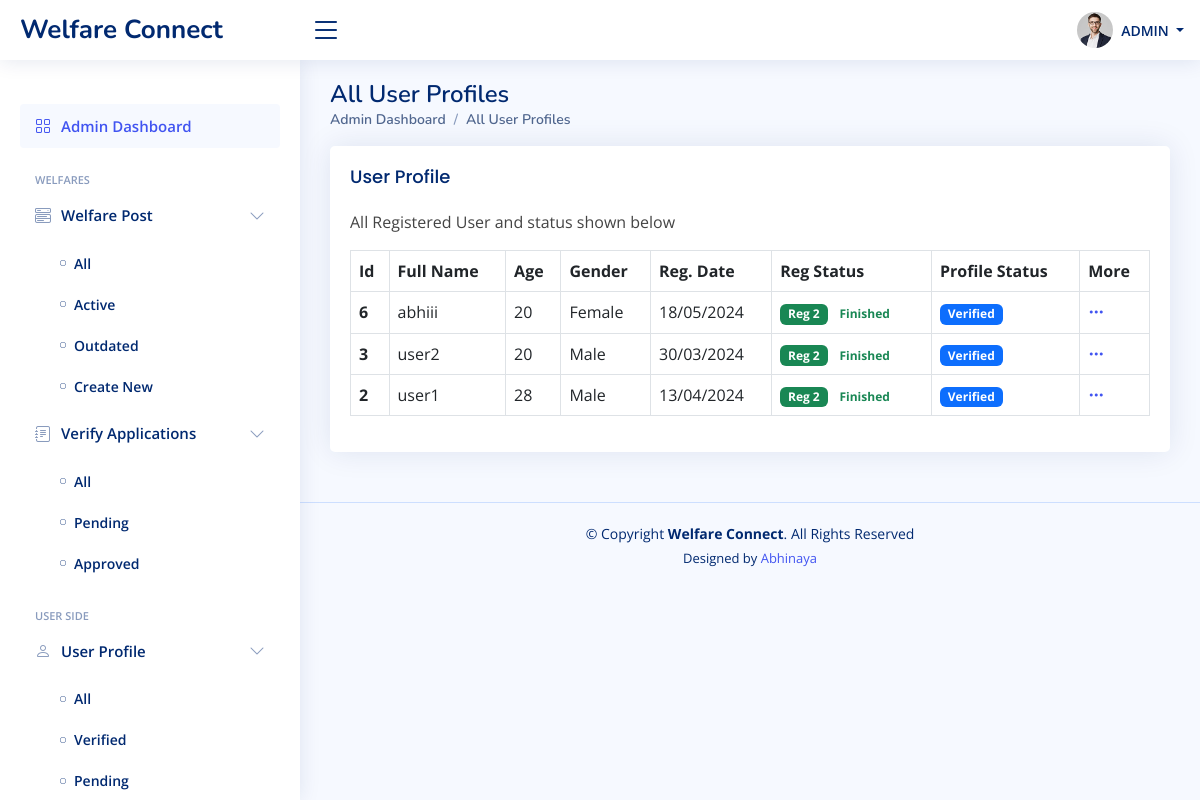
Before: /app_admin/user_profile_All/ (signed in) with the older database file.
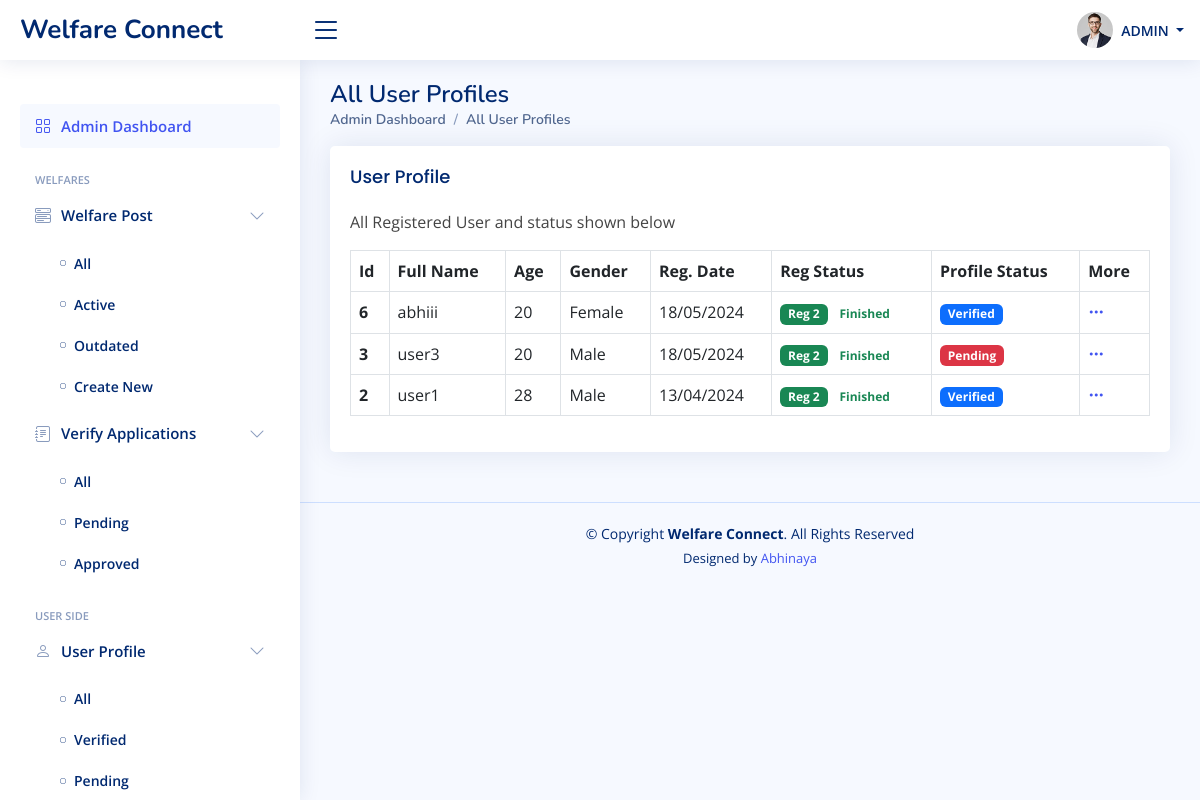
After: the same page with the newer database file.
### UserApp/models.py (models this page shows, shortened)
class CustomUser(AbstractUser):
   aadhar_no = models.CharField(max_length=12, unique=True)
   profile_img = models.ImageField(upload_to='profile_images/', blank=True, null=True)
   full_name = models.CharField(max_length=100, blank=True, null=True, default="")
   dob = models.DateField(blank=True, null=True, default=None)
   age = models.IntegerField(blank=True, null=True, default=0)
   GENDER_CHOICES = [
      ('M', 'Male'),
      ('F', 'Female'),
      ('O', 'Other'),
   ]
   gender = models.CharField(max_length=1, choices = GENDER_CHOICES, blank=True, null=True, default="")
   address = models.TextField(max_length=100, blank=True, null=True,)
   mobile_no = models.CharField(max_length=100, blank=True, null=True, default="")
   aadhar_img = models.ImageField(upload_to='aadhar_images/', blank=True, null=True)
   father = models.CharField(max_length=100, blank=True, null=True, default="")
   mother = models.CharField(max_length=255, blank=True, null=True, default="")
   MARITAL_STATUS_CHOICES = [
      ('S', 'Single'),
      ('M', 'Married'),
   ]
   marital_status = models.CharField(max_length=1, choices = MARITAL_STATUS_CHOICES, blank=True, null=True, default="")
   children_no = models.IntegerField(blank=True, null=True, default=0)
   EMPLOYMENT_STATUS_CHOICES = [
      ('Emp', 'Employed'),
      ('Unemp', 'Unemployed'),
      ('Self-emp', 'Self-employed'),
      ('Stud', 'Student'),
      ('Ret', 'Retired'),
   ]
   employment_status = models.CharField(max_length=10, choices=EMPLOYMENT_STATUS_CHOICES, blank=True, null=True, default="")
   OCCUPATION_CHOICES = [
        ('Government_Employee', 'Government Employee'),
        ('Accountant', 'Accountant'),
        ('Actor/Actress', 'Actor/Actress'),
        ('Architect', 'Architect'),
        ('Artist', 'Artist'),
        ('Baker', 'Baker'),
        ('Banker', 'Banker'),
        ('Barista', 'Barista'),
        ('Bartender', 'Bartender'),
        ('Biologist', 'Biologist'),
        ('Carpenter', 'Carpenter'),
        ('Chef', 'Chef'),
        ('Cleaner', 'Cleaner'),
        ('Computer_Programmer', 'Computer Programmer'),
        ('Dentist', 'Dentist'),
        ('Doctor', 'Doctor'),
        ('Electrician', 'Electrician'),
        ('Engineer', 'Engineer'),
        ('Farmer', 'Farmer'),
        ('Firefighter', 'Firefighter'),
        ('Fisherman', 'Fisherman'),
        ('Flight_Attendant', 'Flight Attendant'),
        ('Graphic_Designer', 'Graphic Designer'),
        ('Hairdresser', 'Hairdresser'),
        ('Journalist', 'Journalist'),
        ('Lawyer', 'Lawyer'),
        ('Librarian', 'Librarian'),
        ('Mechanic', 'Mechanic'),
        ('Musician', 'Musician'),
        ('Nurse', 'Nurse'),
        ('Pharmacist', 'Pharmacist'),
        ('Photographer', 'Photographer'),
        ('Pilot', 'Pilot'),
        ('Plumber', 'Plumber'),
        ('Police_Officer', 'Police Officer'),
        ('Professor', 'Professor'),
        ('Psychologist', 'Psychologist'),
        ('Real_Estate_Agent', 'Real Estate Agent'),
        ('Receptionist', 'Receptionist'),
        ('Scientist', 'Scientist'),
        ('Software_Developer', 'Software Developer'),
        ('Teacher', 'Teacher'),
        ('Truck_Driver', 'Truck Driver'),
        ('Veterinarian', 'Veterinarian'),
        ('Waiter/Waitress', 'Waiter/Waitress'),
        ('Writer', 'Writer'),
    ]
   occupation = models.CharField(max_length=100, choices=OCCUPATION_CHOICES, blank=True, null=True, default="")
   monthly_income = models.FloatField(blank=True, null=True, default=0)
   EDUCATION_CHOICES = [
        ('Primary', 'Primary School'),
        ('Secondary', 'Secondary School'),
        ('High', 'High School'),
        ('Dip', 'Diploma'),
        ("Bachelors", "Bachelor's Degree"),
        ("Masters", "Master's Degree"),
        ('Doctorate', 'Doctorate'),
    ]
   highest_education = models.CharField(max_length=15, choices=EDUCATION_CHOICES, blank=True, null=True, default="")
   highest_education_mark = models.FloatField(blank=True, null=True, default=0)
   CASTE_CHOICES = [
        ('SC', 'Scheduled Caste (SC)'),
        ('ST', 'Scheduled Tribe (ST)'),
        ('OBC', 'Other Backward Class (OBC)'),
        ('General', 'General'),
        ('Prefer_not_to_say', 'Prefer not to say'),
    ]
   caste = models.CharField(max_length=20, choices=CASTE_CHOICES, blank=True, null=True, default="")
   RELIGION_CHOICES = [
        ('Hin', 'Hinduism'),
        ('Isl', 'Islam'),
        ('Chr', 'Christianity'),
        ('Sik', 'Sikhism'),
        ('Bud', 'Buddhism'),
        ('Jai', 'Jainism'),
    ]
   religion = models.CharField(max_length=15, choices=RELIGION_CHOICES, blank=True, null=True, default="")
   DISABILITY_CHOICES = [
        ('Yes', 'Yes'),
        ('No', 'No'),
    ]
   has_disabilities = models.CharField(max_length=3, choices=DISABILITY_CHOICES, blank=True, null=True, default="")
   disabilities_specify = models.CharField(max_length=255, blank=True, null=True, default="_")
   bank_name = models.CharField(max_length=255, blank=True, null=True, default="")
   account_number = models.CharField(max_length=50, blank=True, null=True, default="")
   ifsc_code = models.CharField(max_length=20, blank=True, null=True, default="")
   identity_img = models.FileField(upload_to='identity_images/', blank=True, null=True )
   verified_flag = models.BooleanField(default=False)
   profile_updated_flag = models.BooleanField(default=False)
   reg_date = models.DateTimeField(auto_now_add=True)

### AdminApp/views.py (the view)
# urls.py: path('user_profile_All/', views.UserProfileAllView, name='user_profile_All'),
@login_required(login_url='login')
def UserProfileAllView(request):
    data = CustomUser.objects.all().order_by('-id')
    context = {
        'data' : data,
    }
    html = 'AdminApp/UserProfile-All.html'
    return render(request, html, context)

### AdminApp/Templates/AdminApp/UserProfile-All.html (shortened to what this page needs)
{% extends 'Base.html' %}
{% load static %}
{% block main-content %}
{% if user.is_authenticated and user.is_superuser %}
<main id="main" class="main">
   <div class="pagetitle">
      <h1>All User Profiles</h1>
      <nav>
         <ol class="breadcrumb">
            <li class="breadcrumb-item active">Admin Dashboard</li>
            <li class="breadcrumb-item active">All User Profiles</li>
         </ol>
      </nav>
   </div>
   <section class="section dashboard">
      <div class="row">
         <div class="col-lg-12">
            <div class="row">
               <div class="col-12">
                  <div class="card">
                     <div class="card-body">
                        <h5 class="card-title">User Profile</h5>
                        <p>All Registered User and status shown below</p>
                        <table class="table table-bordered">
                           <thead>
                              <tr>
                                 <th scope="col">Id</th>
                                 <th scope="col">Full&nbsp;Name</th>
                                 <th scope="col">Age</th>
                                 <th scope="col">Gender</th>
                                 <th scope="col">Reg. Date</th>
                                 <th scope="col">Reg Status</th>
                                 <th scope="col">Profile Status</th>
                                 <th scope="col">More</th>
                              </tr>
                           </thead>
                           <tbody>
                              {% for i in data %}
                              {% if not i.is_superuser %}
                              <tr>
                                 <th scope="row">{{ i.id }}</th>
                                 <td>{{ i.full_name }}</td>
                                 <td>{{ i.age }}</td>
                                 <td>
                                    {% if i.gender == 'M' %}
                                    Male
                                    {% elif i.gender == 'F' %}
                                    Female
                                    {% elif i.gender == 'O' %}
                                    Other
                                    {% endif %}
                                 </td>
                                 <td>{{ i.reg_date | date:"d/m/Y" }}</td>
                                 <td>
                                    {% if i.profile_updated_flag == True %}
                                    <span class="badge bg-success">Reg 2</span>
                                    <span class="badge bg-white text-success">Finished</span>
                                    {% else %}
                                    <span class="badge bg-danger">Reg 1</span>
                                    <span class="badge bg-white text-secondary">Pending</span>
                                    {% endif %}
                                 </td>
                                 <td>
                                    {% if i.verified_flag == True %}
                                    <span class="badge bg-primary">Verified</span>
                                    {% else %}
                                    <span class="badge bg-danger">Pending</span>
                                    {% endif %}
                                 </td>
                                 <td>
                                    <a class="icon" href="#" data-bs-toggle="dropdown"><i
                                          class="bi bi-three-dots"></i></a>
                                 </td>
                              </tr>
                              {% endif %}
                              {% endfor %}
                           </tbody>
                        </table>
                     </div>
                  </div>
               </div>
            </div>
         </div>
      </div>
   </section>
</main>
{% endif %}
{% endblock main-content %}

Changed rows visible on the page:
changed CustomUser id 3: full_name "user2" → "user3"; reg_date "30/03/2024" → "18/05/2024"; verified_flag "Verified" → "Pending"
